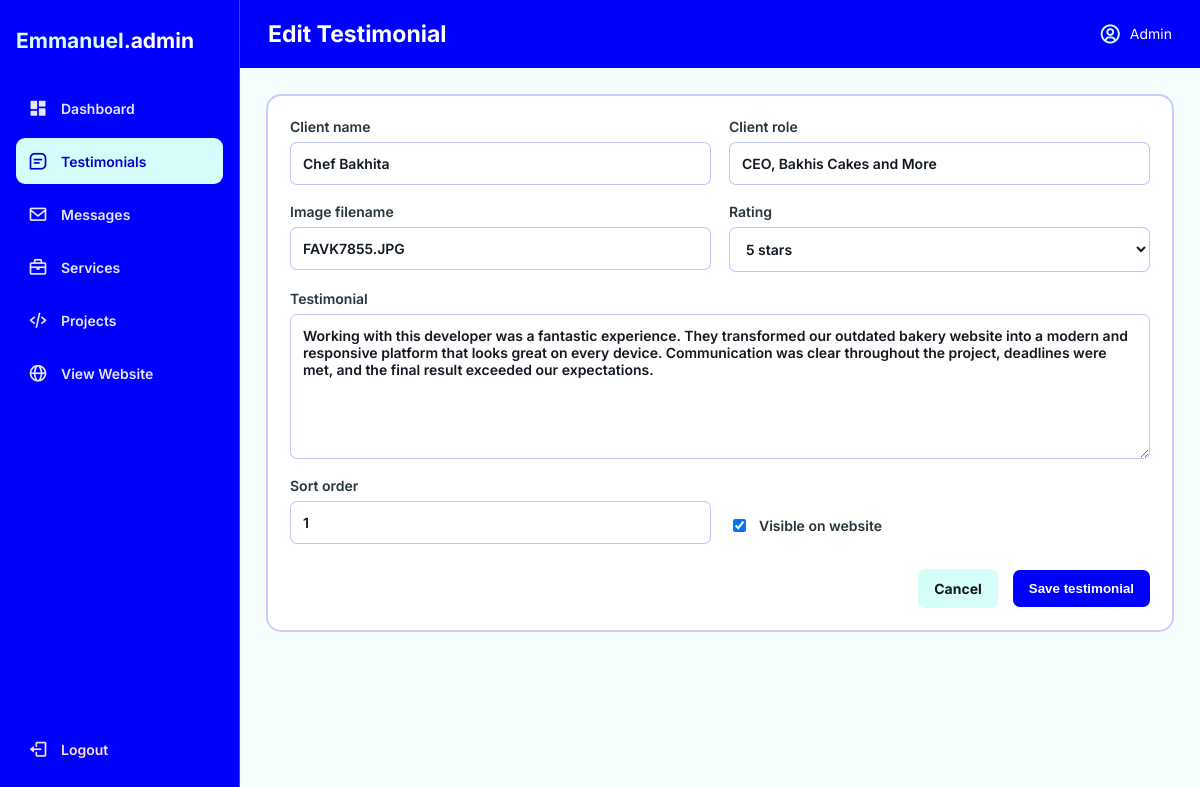
The page /admin/testimonial_form.php?id=1 on the database its author committed.
### tables this page shows
CREATE TABLE IF NOT EXISTS testimonials (
    id INT UNSIGNED AUTO_INCREMENT PRIMARY KEY,
    client_name VARCHAR(150) NOT NULL,
    client_role VARCHAR(150) NULL,
    image VARCHAR(255) NULL,
    content TEXT NOT NULL,
    rating TINYINT UNSIGNED NOT NULL DEFAULT 5,
    sort_order INT NOT NULL DEFAULT 0,
    is_active TINYINT(1) NOT NULL DEFAULT 1,
    created_at TIMESTAMP DEFAULT CURRENT_TIMESTAMP,
    updated_at TIMESTAMP DEFAULT CURRENT_TIMESTAMP ON UPDATE CURRENT_TIMESTAMP
);

### includes/functions.php (called while the page is built, shortened)
<?php
function e(?string $value): string
{
    return htmlspecialchars($value ?? '', ENT_QUOTES, 'UTF-8');
}

### admin/testimonial_form.php (the view, shortened to what this page needs)
<?php
require __DIR__ . '/includes/admin_bootstrap.php';
$id=filter_input(INPUT_GET,'id',FILTER_VALIDATE_INT)?:0; $row=['client_name'=>'','client_role'=>'','image'=>'','content'=>'','rating'=>5,'sort_order'=>0,'is_active'=>1]; if($id){$s=$pdo->prepare('SELECT * FROM testimonials WHERE id=?');$s->execute([$id]);$row=$s->fetch()?:$row;}
$page_title=$id?'Edit Testimonial':'Add Testimonial';require __DIR__.'/includes/header.php';
?><section class="form-panel"><form method="post"><input type="hidden" name="csrf_token" value="<?= e(csrf_token()) ?>"><input type="hidden" name="id" value="<?= (int)$id ?>"><div class="form-grid"><label>Client name<input name="client_name" value="<?= e($row['client_name']) ?>" required></label><label>Client role<input name="client_role" value="<?= e($row['client_role']) ?>"></label><label>Image filename<input name="image" value="<?= e($row['image']) ?>"></label><label>Rating<select name="rating"><?php for($i=1;$i<=5;$i++): ?><option value="<?= $i ?>" <?= (int)$row['rating']===$i?'selected':'' ?>><?= $i ?> stars</option><?php endfor; ?></select></label><label class="full">Testimonial<textarea name="content" rows="7" required><?= e($row['content']) ?></textarea></label><label>Sort order<input type="number" name="sort_order" value="<?= (int)$row['sort_order'] ?>"></label><label class="checkbox"><input type="checkbox" name="is_active" <?= $row['is_active']?'checked':'' ?>> Visible on website</label></div><div class="form-actions"><a class="btn secondary" href="testimonials.php">Cancel</a><button class="btn">Save testimonial</button></div></form></section><?php require __DIR__.'/includes/footer.php'; ?>

### admin/assets/admin.css (style rules this page uses)
:root { --bg:#061d16;--panel:#09281f;--panel2:#0d3328;--line:#087b59;--green:#1ee88b;--muted:#a5bbb4;--danger:#ff6478;--white:#f2faf7 }
* { box-sizing:border-box }
body { margin:0;background:var(--bg);color:var(--white);font-family:Inter,Arial,sans-serif;font-size:14px }
.panel,.form-panel,.message-card { background:var(--panel);border:2px solid var(--line);border-radius:15px;padding:22px }
.panel-heading,.page-actions,.message-heading,.form-actions { display:flex;align-items:center;justify-content:space-between;gap:15px }
.btn { border:0;border-radius:7px;background:var(--green);color:#062218;padding:11px 16px;text-decoration:none;font-weight:700;cursor:pointer;display:inline-block }
.btn.secondary { background:#21463a;color:#dcebe5 }
.form-grid { display:grid;grid-template-columns:1fr 1fr;gap:18px }
.form-grid label,.login-card label,.status-form label { display:flex;flex-direction:column;gap:7px;color:#d5e5df;font-weight:600 }
.form-grid label.full { grid-column:1/-1 }
input,textarea,select { width:100%;background:#051d16;color:var(--white);border:1px solid #2d735e;border-radius:7px;padding:12px;font:inherit }
textarea { resize:vertical }
.checkbox { flex-direction:row!important;align-items:center;gap:10px!important;margin-top:30px }
.checkbox input { width:auto }
.form-actions { justify-content:flex-end;margin-top:25px }

### admin/assets/portfolio-theme.css (style rules this page uses)
:root { --bg: #f7fffe; --panel: #ffffff; --panel2: #d5fdf9; --line: rgba(0, 0, 255, 0.2); --green: blue; --muted: #52636d; --danger: #b42332; --white: #111820; }
body { background: var(--bg); color: var(--white); }
.stat-card, .panel, .form-panel, .message-card { background: var(--panel); border-color: var(--line); }
.btn { background: blue; color: #ffffff; }
.btn.secondary { background: var(--panel2); color: #111820; }
.form-grid label, .status-form label { color: #26343c; }
input, textarea, select { background: #ffffff; color: #111820; border-color: rgba(0, 0, 255, 0.24); }

### rows shown on the page
testimonials: client_name "Chef Bakhita", client_role "CEO, Bakhis Cakes and More", image "FAVK7855.JPG", rating "5 stars", content "Working with this developer was a fantastic experience. They transformed our outdated bakery website into a modern and responsive platform that looks great on every device. Communication was clear throughout the project, deadlines were met, and the final result exceeded our expectations.", sort_order "1", is_active "☑"

### other values the page prints
$page_title "Edit Testimonial"
$user['name'] "Admin"
